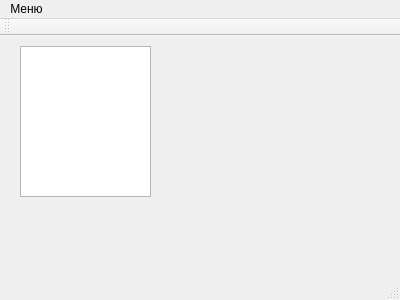
<?xml version="1.0" encoding="UTF-8"?>
<ui version="4.0">
 <class>MainWindow</class>
 <widget class="QMainWindow" name="MainWindow">
  <property name="geometry">
   <rect>
    <x>0</x>
    <y>0</y>
    <width>400</width>
    <height>300</height>
   </rect>
  </property>
  <property name="windowTitle">
   <string>Лабораторная Работа 1</string>
  </property>
  <widget class="QWidget" name="centralWidget">
   <widget class="QTextEdit" name="textEdit">
    <property name="geometry">
     <rect>
      <x>20</x>
      <y>10</y>
      <width>131</width>
      <height>151</height>
     </rect>
    </property>
   </widget>
  </widget>
  <widget class="QMenuBar" name="menuBar">
   <property name="geometry">
    <rect>
     <x>0</x>
     <y>0</y>
     <width>400</width>
     <height>21</height>
    </rect>
   </property>
   <widget class="QMenu" name="menu">
    <property name="title">
     <string>Меню</string>
    </property>
    <addaction name="action"/>
    <addaction name="action_2"/>
   </widget>
   <addaction name="menu"/>
  </widget>
  <widget class="QToolBar" name="mainToolBar">
   <attribute name="toolBarArea">
    <enum>TopToolBarArea</enum>
   </attribute>
   <attribute name="toolBarBreak">
    <bool>false</bool>
   </attribute>
  </widget>
  <widget class="QStatusBar" name="statusBar"/>
  <action name="action">
   <property name="text">
    <string>Авторы</string>
   </property>
  </action>
  <action name="action_2">
   <property name="text">
    <string>Выход</string>
   </property>
  </action>
 </widget>
 <layoutdefault spacing="6" margin="11"/>
 <resources/>
 <connections>
  <connection>
   <sender>action_2</sender>
   <signal>triggered()</signal>
   <receiver>MainWindow</receiver>
   <slot>close()</slot>
   <hints>
    <hint type="sourcelabel">
     <x>-1</x>
     <y>-1</y>
    </hint>
    <hint type="destinationlabel">
     <x>199</x>
     <y>149</y>
    </hint>
   </hints>
  </connection>
 </connections>
</ui>
